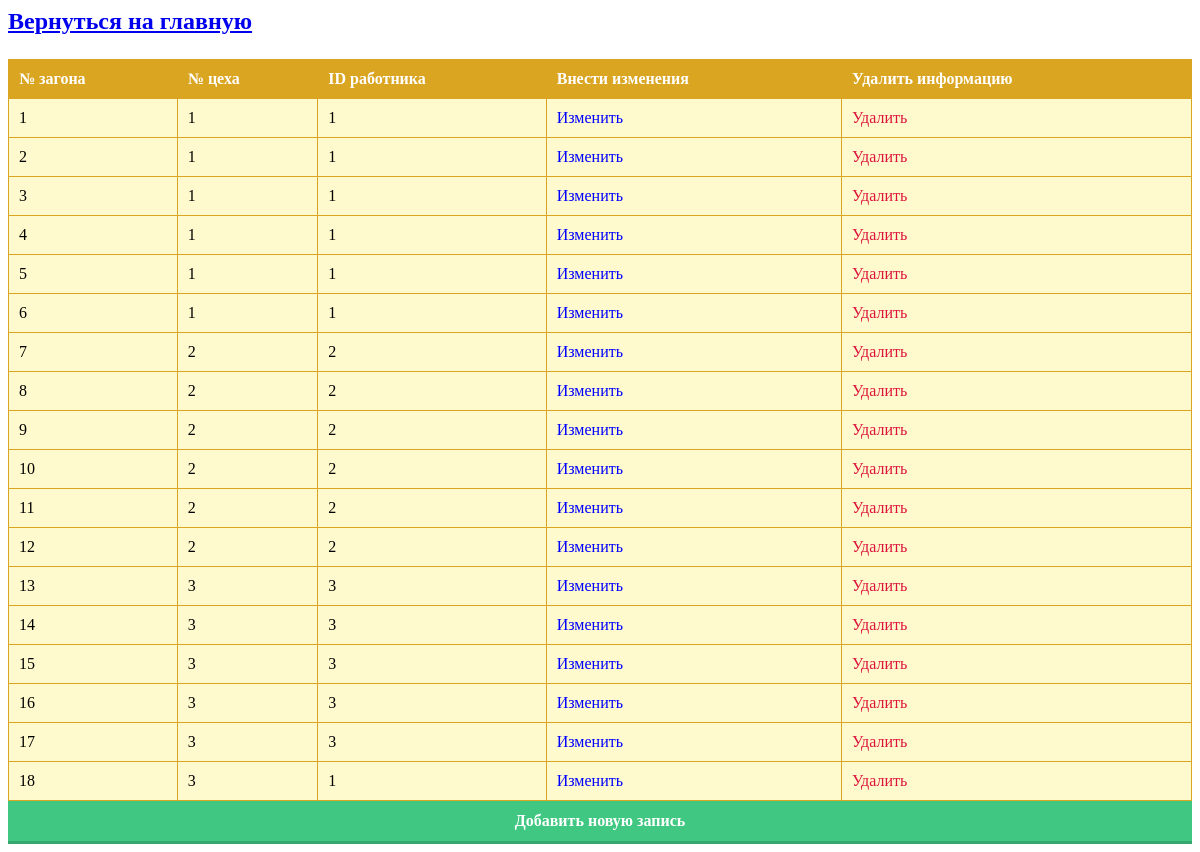
Page /app/corral.php on the committed database.
### app/corral.php (the view, shortened to what this page needs)
<a href="index.php"><h2><p align="left">Вернуться  на главную</p></h2></a>
<?php
include ("db.php");
?>
<html>
<head>
<link rel="stylesheet" href="button.css">
</head>
<body>
<table class="myTable">
<tr>
<th>№ загона</th>
<th>№ цеха</th>
<th>ID работника</th>
<th>Внести изменения</th>
<th>Удалить информацию</th>
</tr>
<?php
$pro = mysqli_query($db, "SELECT * FROM загоны");
$pro = mysqli_fetch_all($pro);
foreach ($pro as $pr) {
?>
<tr>
<td><?=$pr[0] ?></td>
<td><?=$pr[1] ?></td>
<td><?=$pr[2] ?></td>
<td><a style="color: blue; text-decoration: none;" href="update4.php?id=<?=$pr[0] ?>">Изменить</a></td>
<td><a style="color: #DC143C; text-decoration: none;" href="delete4.php?id=<?=$pr[0] ?>">Удалить</a></td>
</tr>
<?php
}
?>
</table>
</body>
</html>
<a href="add4.php" class="button">Добавить новую запись</a>

### app/button.css (style rules this page uses)
.button { display: flex; justify-content: center; font-weight: 700; color: white; text-decoration: none; padding: 0.7em 1em calc(0.7em + 3px); background: rgb(64,199,129); box-shadow: 0 -3px rgb(53,167,110) inset; transition: 0.5s; }

### app/corral.php (style rules this page uses)
.myTable { width: 100%; text-align: left; background-color: lemonchiffon; border-collapse: collapse; }
.myTable th { background-color: goldenrod; color: white; }
.myTable td, .myTable th { padding: 10px; border: 1px solid goldenrod; }

### rows in the picture
загоны: value "1", ID_работника "1"
загоны: value "2", value "1", ID_работника "1"
загоны: value "3", value "1", ID_работника "1"
загоны: value "4", value "1", ID_работника "1"
загоны: value "5", value "1", ID_работника "1"
загоны: value "6", value "1", ID_работника "1"
загоны: value "7", value "2", ID_работника "2"
загоны: value "8", value "2", ID_работника "2"
загоны: value "9", value "2", ID_работника "2"
загоны: value "10", value "2", ID_работника "2"
загоны: value "11", value "2", ID_работника "2"
загоны: value "12", value "2", ID_работника "2"
загоны: value "13", value "3", ID_работника "3"
загоны: value "14", value "3", ID_работника "3"
загоны: value "15", value "3", ID_работника "3"
загоны: value "16", value "3", ID_работника "3"
загоны: value "17", value "3", ID_работника "3"
загоны: value "18", value "3", ID_работника "1"
